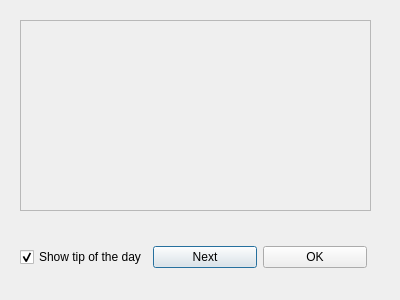
<ui version="4.0" >
 <class>TipOfDayDialog</class>
 <widget class="QDialog" name="TipOfDayDialog" >
  <property name="windowModality" >
   <enum>Qt::NonModal</enum>
  </property>
  <property name="geometry" >
   <rect>
    <x>0</x>
    <y>0</y>
    <width>400</width>
    <height>300</height>
   </rect>
  </property>
  <property name="windowTitle" >
   <string>Tip of the day</string>
  </property>
  <property name="modal" >
   <bool>false</bool>
  </property>
  <widget class="QWidget" name="layoutWidget" >
   <property name="geometry" >
    <rect>
     <x>20</x>
     <y>240</y>
     <width>347</width>
     <height>34</height>
    </rect>
   </property>
   <layout class="QHBoxLayout" >
    <property name="margin" >
     <number>0</number>
    </property>
    <property name="spacing" >
     <number>6</number>
    </property>
    <item>
     <widget class="QCheckBox" name="showTipOfDayCheckBox" >
      <property name="text" >
       <string>Show tip of the day</string>
      </property>
      <property name="checked" >
       <bool>true</bool>
      </property>
     </widget>
    </item>
    <item>
     <widget class="QPushButton" name="nextTipButton" >
      <property name="text" >
       <string>Next</string>
      </property>
     </widget>
    </item>
    <item>
     <widget class="QPushButton" name="okButton" >
      <property name="text" >
       <string>OK</string>
      </property>
     </widget>
    </item>
   </layout>
  </widget>
  <widget class="QLabel" name="tipBrowser" >
   <property name="geometry" >
    <rect>
     <x>20</x>
     <y>20</y>
     <width>351</width>
     <height>191</height>
    </rect>
   </property>
   <property name="font" >
    <font>
     <pointsize>14</pointsize>
    </font>
   </property>
   <property name="autoFillBackground" >
    <bool>true</bool>
   </property>
   <property name="frameShape" >
    <enum>QFrame::StyledPanel</enum>
   </property>
   <property name="frameShadow" >
    <enum>QFrame::Sunken</enum>
   </property>
   <property name="lineWidth" >
    <number>1</number>
   </property>
   <property name="midLineWidth" >
    <number>0</number>
   </property>
   <property name="text" >
    <string/>
   </property>
   <property name="textFormat" >
    <enum>Qt::RichText</enum>
   </property>
   <property name="alignment" >
    <set>Qt::AlignCenter</set>
   </property>
   <property name="wordWrap" >
    <bool>true</bool>
   </property>
  </widget>
 </widget>
 <tabstops>
  <tabstop>okButton</tabstop>
  <tabstop>nextTipButton</tabstop>
  <tabstop>showTipOfDayCheckBox</tabstop>
 </tabstops>
 <resources/>
 <connections>
  <connection>
   <sender>okButton</sender>
   <signal>clicked()</signal>
   <receiver>TipOfDayDialog</receiver>
   <slot>accept()</slot>
   <hints>
    <hint type="sourcelabel" >
     <x>325</x>
     <y>256</y>
    </hint>
    <hint type="destinationlabel" >
     <x>199</x>
     <y>149</y>
    </hint>
   </hints>
  </connection>
 </connections>
</ui>
